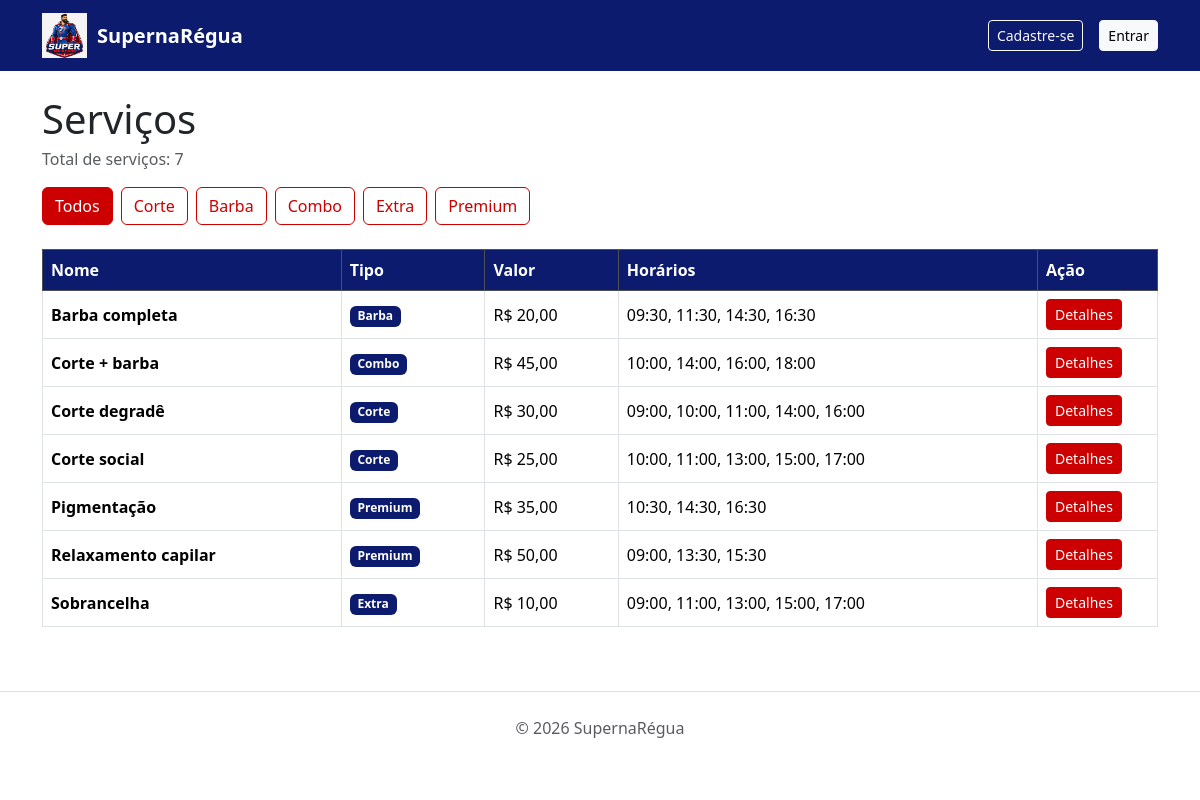
The page / on the database its author committed.
### tables this page shows
CREATE TABLE IF NOT EXISTS `servicos` (
  `id` int(11) NOT NULL AUTO_INCREMENT,
  `nome` varchar(100) NOT NULL,
  `tipo` varchar(30) NOT NULL,
  `valor` decimal(10,2) NOT NULL,
  `descricao` text NOT NULL,
  `imagem` varchar(255) DEFAULT NULL,
  `ativo` tinyint(1) NOT NULL DEFAULT 1,
  PRIMARY KEY (`id`)
);

### controller/Controller.php (called while the page is built, shortened)
<?php
abstract class Controller
{
    public function render($view, $dados = [])
    {
        extract($dados);
        require "view/{$view}.php";
    }
}

### controller/ServicoController.php (called while the page is built, shortened)
<?php
class ServicoController extends Controller
{
    private $servicoModel;
    public function __construct($pdo)
    {
        $this->servicoModel = new ServicoModel($pdo);
    }
    public function catalogo()
    {
        $lista_tipos = ['Corte', 'Barba', 'Combo', 'Extra', 'Premium'];
        $tipo_filtrado = null;
        $servicos = $this->servicoModel->listarAtivos($tipo_filtrado);
        $contador = count($servicos);
        $this->render('catalogo_view', [
            'servicos' => $servicos,
            'totalServicos' => $contador,
            'listaTipos' => $lista_tipos,
            'tipoSelecionado' => $tipo_filtrado
        ]);
    }
}

### model/Model.php (called while the page is built, shortened)
<?php
abstract class Model
{
    public function __construct($pdo)
    {
        $this->pdo = $pdo;
    }
}

### model/ServicoModel.php (called while the page is built, shortened)
<?php
class ServicoModel extends Model
{
    public function listarAtivos($tipo = null)
    {
        if ($tipo) {
            $sql = "SELECT * FROM servicos WHERE ativo = 1 AND tipo = :tipo ORDER BY nome ASC";
            $stmt = $this->pdo->prepare($sql);
            $stmt->execute([':tipo' => $tipo]);
        } else {
            $sql = "SELECT * FROM servicos WHERE ativo = 1 ORDER BY nome ASC";
            $stmt = $this->pdo->prepare($sql);
            $stmt->execute();
        }
        return $stmt->fetchAll();
    }
}

### view/catalogo_view.php (the view, shortened to what this page needs)
<?php require 'view/header.php'; ?>
<div class="container mt-4">
    <h1 class="mb-1">Serviços</h1>
    <p class="text-muted">Total de serviços: <?= htmlspecialchars($totalServicos ?? 0) ?></p>
    <div class="mb-4 d-flex flex-wrap gap-2">
        <a href="index.php?acao=catalogo&tipo=todos"
           class="btn <?= empty($tipoSelecionado) ? 'btn-dark' : 'btn-outline-dark' ?>">
            Todos
        </a>
        <?php if (!empty($listaTipos)): ?>
            <?php foreach ($listaTipos as $tipo): ?>
                <a href="index.php?acao=catalogo&tipo=<?= urlencode($tipo) ?>"
                   class="btn <?= (isset($tipoSelecionado) && $tipoSelecionado === $tipo) ? 'btn-dark' : 'btn-outline-dark' ?>">
                    <?= htmlspecialchars($tipo) ?>
                </a>
            <?php endforeach; ?>
        <?php endif; ?>
    </div>
    <?php if (empty($servicos)): ?>
        <div class="alert alert-info">
            Nenhum serviço encontrado nesta categoria.
        </div>
    <?php else: ?>
        <div class="table-responsive">
            <table class="table table-bordered table-hover align-middle">
                <thead class="table-dark">
                    <tr>
                        <th>Nome</th>
                        <th>Tipo</th>
                        <th>Valor</th>
                        <th>Horários</th>
                        <th style="width: 120px;">Ação</th>
                    </tr>
                </thead>
                <tbody>
                    <?php foreach ($servicos as $servico): ?>
                        <tr <?= empty($servico["horarios"]) ? 'class="table-secondary"' : '' ?>>
                            <td class="fw-bold"><?= htmlspecialchars($servico["nome"]) ?></td>
                            <td>
                                <span class="badge bg-primary">
                                    <?= htmlspecialchars($servico["tipo"]) ?>
                                </span>
                            </td>
                            <td>R$ <?= number_format($servico["valor"], 2, ',', '.') ?></td>
                            <td>
                                <?php if (empty($servico["horarios"])): ?>
                                    <span class="badge bg-danger">Sem horários</span>
                                <?php else: ?>
                                    <?= htmlspecialchars(implode(', ', $servico["horarios"])) ?>
                                <?php endif; ?>
                            </td>
                            <td>
                                <a href="index.php?acao=detalhes&id=<?= htmlspecialchars($servico['id']) ?>" class="btn btn-sm btn-primary">
                                    Detalhes
                                </a>
                            </td>
                        </tr>
                    <?php endforeach; ?>
                </tbody>
            </table>
        </div>
    <?php endif; ?>
</div>
<?php require 'view/footer.php'; ?>

### css/style.css (style rules this page uses)
:root { --azul: #0d1b6e; --vermelho: #cc0000; --branco: #ffffff; }
.btn-dark { background-color: var(--vermelho) !important; border-color: var(--vermelho) !important; }
.btn-outline-dark { color: var(--vermelho) !important; border-color: var(--vermelho) !important; }
.btn-primary { background-color: var(--vermelho) !important; border-color: var(--vermelho) !important; }
.table thead th { background-color: var(--azul) !important; color: var(--branco) !important; }
.badge.bg-primary { background-color: var(--azul) !important; }

### rows shown on the page
servicos: nome "Barba completa", tipo "Barba", valor "20,00", horarios "09:30, 11:30, 14:30, 16:30"
servicos: nome "Corte + barba", tipo "Combo", valor "45,00", horarios "10:00, 14:00, 16:00, 18:00"
servicos: nome "Corte degradê", tipo "Corte", valor "30,00", horarios "09:00, 10:00, 11:00, 14:00, 16:00"
servicos: nome "Corte social", tipo "Corte", valor "25,00", horarios "10:00, 11:00, 13:00, 15:00, 17:00"
servicos: nome "Pigmentação", tipo "Premium", valor "35,00", horarios "10:30, 14:30, 16:30"
servicos: nome "Relaxamento capilar", tipo "Premium", valor "50,00", horarios "09:00, 13:30, 15:30"
servicos: nome "Sobrancelha", tipo "Extra", valor "10,00", horarios "09:00, 11:00, 13:00, 15:00, 17:00"

### other values the page prints
$totalServicos "7"
$tipo "Corte"
$tipo "Barba"
$tipo "Combo"
$tipo "Extra"
$tipo "Premium"
